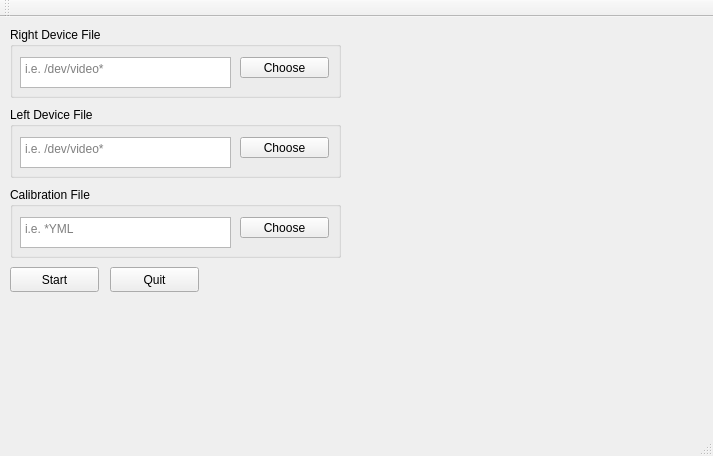
<?xml version="1.0" encoding="UTF-8"?>
<ui version="4.0">
 <class>MainWindow</class>
 <widget class="QMainWindow" name="MainWindow">
  <property name="geometry">
   <rect>
    <x>0</x>
    <y>0</y>
    <width>713</width>
    <height>456</height>
   </rect>
  </property>
  <property name="windowTitle">
   <string>StereoBM Tuner</string>
  </property>
  <widget class="QWidget" name="centralWidget">
   <widget class="QGroupBox" name="rightDevGroupBox">
    <property name="geometry">
     <rect>
      <x>10</x>
      <y>10</y>
      <width>331</width>
      <height>71</height>
     </rect>
    </property>
    <property name="title">
     <string>Right Device File</string>
    </property>
    <widget class="QTextEdit" name="m_rightDevText">
     <property name="geometry">
      <rect>
       <x>10</x>
       <y>30</y>
       <width>211</width>
       <height>31</height>
      </rect>
     </property>
     <property name="verticalScrollBarPolicy">
      <enum>Qt::ScrollBarAlwaysOff</enum>
     </property>
     <property name="horizontalScrollBarPolicy">
      <enum>Qt::ScrollBarAlwaysOff</enum>
     </property>
     <property name="lineWrapMode">
      <enum>QTextEdit::NoWrap</enum>
     </property>
     <property name="readOnly">
      <bool>true</bool>
     </property>
     <property name="html">
      <string>&lt;!DOCTYPE HTML PUBLIC &quot;-//W3C//DTD HTML 4.0//EN&quot; &quot;http://www.w3.org/TR/REC-html40/strict.dtd&quot;&gt;
&lt;html&gt;&lt;head&gt;&lt;meta name=&quot;qrichtext&quot; content=&quot;1&quot; /&gt;&lt;style type=&quot;text/css&quot;&gt;
p, li { white-space: pre-wrap; }
&lt;/style&gt;&lt;/head&gt;&lt;body style=&quot; font-family:'Ubuntu'; font-size:11pt; font-weight:400; font-style:normal;&quot;&gt;
&lt;p style=&quot;-qt-paragraph-type:empty; margin-top:0px; margin-bottom:0px; margin-left:0px; margin-right:0px; -qt-block-indent:0; text-indent:0px;&quot;&gt;&lt;br /&gt;&lt;/p&gt;&lt;/body&gt;&lt;/html&gt;</string>
     </property>
     <property name="placeholderText">
      <string extracomment="i.e. /dev/video*">i.e. /dev/video*</string>
     </property>
    </widget>
    <widget class="QPushButton" name="m_rightDevButton">
     <property name="geometry">
      <rect>
       <x>230</x>
       <y>30</y>
       <width>89</width>
       <height>21</height>
      </rect>
     </property>
     <property name="text">
      <string>Choose</string>
     </property>
     <property name="autoDefault">
      <bool>false</bool>
     </property>
    </widget>
   </widget>
   <widget class="QGroupBox" name="leftDevGroupBox">
    <property name="geometry">
     <rect>
      <x>10</x>
      <y>90</y>
      <width>331</width>
      <height>71</height>
     </rect>
    </property>
    <property name="title">
     <string>Left Device File</string>
    </property>
    <widget class="QTextEdit" name="m_leftDevText">
     <property name="geometry">
      <rect>
       <x>10</x>
       <y>30</y>
       <width>211</width>
       <height>31</height>
      </rect>
     </property>
     <property name="lineWrapMode">
      <enum>QTextEdit::NoWrap</enum>
     </property>
     <property name="placeholderText">
      <string>i.e. /dev/video*</string>
     </property>
    </widget>
    <widget class="QPushButton" name="m_leftDevButton">
     <property name="geometry">
      <rect>
       <x>230</x>
       <y>30</y>
       <width>89</width>
       <height>21</height>
      </rect>
     </property>
     <property name="text">
      <string>Choose</string>
     </property>
     <property name="autoDefault">
      <bool>false</bool>
     </property>
    </widget>
   </widget>
   <widget class="QGroupBox" name="calibFileGroupBox">
    <property name="geometry">
     <rect>
      <x>10</x>
      <y>170</y>
      <width>331</width>
      <height>71</height>
     </rect>
    </property>
    <property name="title">
     <string>Calibration File</string>
    </property>
    <widget class="QTextEdit" name="m_calibFileText">
     <property name="geometry">
      <rect>
       <x>10</x>
       <y>30</y>
       <width>211</width>
       <height>31</height>
      </rect>
     </property>
     <property name="lineWrapMode">
      <enum>QTextEdit::NoWrap</enum>
     </property>
     <property name="placeholderText">
      <string>i.e. *YML</string>
     </property>
    </widget>
    <widget class="QPushButton" name="m_calibFileButton">
     <property name="geometry">
      <rect>
       <x>230</x>
       <y>30</y>
       <width>89</width>
       <height>21</height>
      </rect>
     </property>
     <property name="text">
      <string>Choose</string>
     </property>
     <property name="autoDefault">
      <bool>false</bool>
     </property>
    </widget>
   </widget>
   <widget class="QPushButton" name="m_startButton">
    <property name="geometry">
     <rect>
      <x>10</x>
      <y>250</y>
      <width>89</width>
      <height>25</height>
     </rect>
    </property>
    <property name="text">
     <string>Start</string>
    </property>
   </widget>
   <widget class="QPushButton" name="m_quitButton">
    <property name="geometry">
     <rect>
      <x>110</x>
      <y>250</y>
      <width>89</width>
      <height>25</height>
     </rect>
    </property>
    <property name="text">
     <string>Quit</string>
    </property>
   </widget>
  </widget>
  <widget class="QMenuBar" name="menuBar">
   <property name="geometry">
    <rect>
     <x>0</x>
     <y>0</y>
     <width>713</width>
     <height>22</height>
    </rect>
   </property>
  </widget>
  <widget class="QToolBar" name="mainToolBar">
   <attribute name="toolBarArea">
    <enum>TopToolBarArea</enum>
   </attribute>
   <attribute name="toolBarBreak">
    <bool>false</bool>
   </attribute>
  </widget>
  <widget class="QStatusBar" name="statusBar"/>
 </widget>
 <layoutdefault spacing="6" margin="11"/>
 <resources/>
 <connections/>
</ui>
